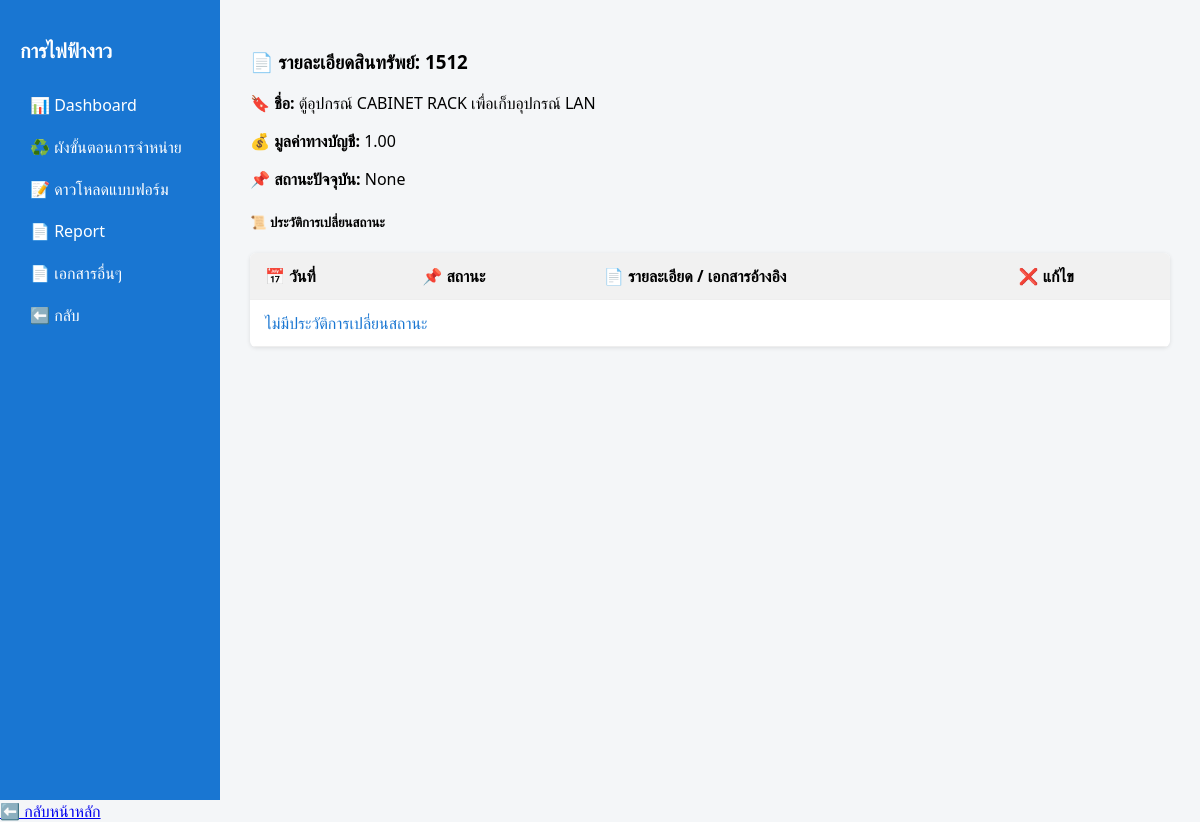
The page /asset/1512 on the database its author committed.
### tables this page shows
CREATE TABLE assets (
    id INTEGER PRIMARY KEY AUTOINCREMENT,
    asset_id TEXT,
    sub_number INTEGER,
    inventory_code TEXT,
    description TEXT,
    product_code TEXT,
    capitalized_date TEXT,
    acquisition_value REAL,
    accumulated_depreciation REAL,
    book_value REAL,
    asset_status TEXT,
    cost_center TEXT,
    image TEXT,
    disposal_status TEXT  -- ไม่มี DEFAULT = จะได้ค่า NULL ถ้าไม่ใส่
);

### main.py (the view)
@app.get("/asset/{id}", response_class=HTMLResponse)
def asset_detail(request: Request, id: int,cost_center:str="",disposal_status:str="" ,asset_status:str=""):
    conn = sqlite3.connect(DB_PATH)
    conn.row_factory = sqlite3.Row
    cursor = conn.cursor()
    cursor.execute("SELECT * FROM assets WHERE id = ?", (id,))
    asset = cursor.fetchone()
    cursor.execute("""
        SELECT id,status_code, status_description, ref_document, changed_at,asset_id
        FROM disposal_status_log
        WHERE asset_id = ?
        ORDER BY changed_at
    """, (id,))
    logs =  cursor.fetchall()
    return templates.TemplateResponse("asset_detail.html", {
        "request": request,
        "cost_center":cost_center,
        "disposal_status": disposal_status,
        "asset_status":asset_status,
        "asset": asset,
        "logs": logs
    })

### templates/asset_detail.html (shortened to what this page needs)
<!DOCTYPE html>
<html lang="th">
<head>
</head>
<body>
  <div class="container">
    <div class="sidebar">
      <h2>การไฟฟ้างาว</h2>
        <a href="/main">📊 Dashboard</a>
        <a href="/process">♻️ ผังขั้นตอนการจำหน่าย</a>
        <a href="/download">📝 ดาวโหลดแบบฟอร์ม</a>
        <a href="/report">📄 Report</a>
        <a href="/other">📄 เอกสารอื่นๆ</a>
      <a href="/asset?disposal_status={{ disposal_status }}&cost_center={{ cost_center }}&asset_status={{ asset_status }}">⬅️
        กลับ</a>
    </div>
    <div class="content">
      <div class="card shadow-sm mb-4">
        <div class="card-body">
          <h3 class="card-title mb-3">📄 รายละเอียดสินทรัพย์: <span class="text-primary">{{ asset.id }}</span></h3>
          <p><b>🔖 ชื่อ:</b> {{ asset.description }}</p>
          <p><b>💰 มูลค่าทางบัญชี:</b> {{ "{:,.2f}".format(asset.book_value or 0) }}</p>
          <p><b>📌 สถานะปัจจุบัน:</b>
            <span class="badge bg-info text-dark">{{ asset.disposal_status }}</span>
          </p>
        </div>
      </div>
      <h5 class="mt-4">📜 ประวัติการเปลี่ยนสถานะ</h5>
      <table class="table table-hover table-bordered shadow-sm">
        <thead class="table-dark">
          <tr>
            <th>📅 วันที่</th>
            <th>📌 สถานะ</th>
            <th>📄 รายละเอียด / เอกสารอ้างอิง</th>
            <th>❌ แก้ไข</th>
          </tr>
        </thead>
       <tbody>
  {% for log in logs %}
  <form method="POST" action="/assets/{{ log['asset_id']}}/{{ log['id'] }}/edit-ref?cost_center={{ cost_center }}&disposal_status={{ disposal_status }}&asset_status={{ asset_status }}">
    <tr>
      <td>{{ log["changed_at"] }}</td>
      <td><span class="badge bg-primary">{{ log["status_description"] }}</span></td>
      <td>
        <input type="text" id="ref_{{ log['id'] }}" name="ref_document" value="{{ log['ref_document'] }}" class="form-control" required disabled>
      </td>
     <td>
  <button type="button" class="btn btn-success" onclick="document.getElementById('ref_{{ log['id'] }}').disabled = false;">
    ✍️ แก้ไข
  </button>
  <button type="submit" class="btn btn-primary">
    💾 บันทึก
  </button>
</td>
    </tr>
  </form>
  {% else %}
  <tr>
    <td colspan="4" class="text-center text-muted">ไม่มีประวัติการเปลี่ยนสถานะ</td>
  </tr>
  {% endfor %}
</tbody>
      </table>
    </div>
  </div>
</body>
</html>
<a href="/assets?disposal_status={{ request.query_params.get('disposal_status') }}&cost_center={{request.query_params.get('cost_center')}}&asset_status={{request.query_params.get('asset_status')}}'" class="btn btn-outline-secondary mt-4">⬅️ กลับหน้าหลัก</a>
</html>

### templates/asset_detail.html (style rules this page uses)
* { box-sizing: border-box; }
body { margin: 0; font-family: "Segoe UI", sans-serif; background-color: #f4f6f8; }
.container { display: flex; height: 100vh; }
.sidebar { width: 220px; background-color: #1976d2; color: white; padding: 20px; }
.sidebar h2 { font-size: 20px; margin-bottom: 20px; }
.sidebar a { display: block; color: white; padding: 10px; text-decoration: none; border-radius: 6px; transition: background 0.2s; }
.content { flex: 1; padding: 30px; overflow-y: auto; }
table { width: 100%; border-collapse: collapse; background-color: white; box-shadow: 0 1px 4px rgba(0, 0, 0, 0.1); border-radius: 6px; overflow: hidden; }
th, td { padding: 12px 15px; border-bottom: 1px solid #eee; text-align: left; }
th { background-color: #f1f1f1; font-weight: bold; }
td:first-child { cursor: pointer; color: #1976d2; }

### rows shown on the page
assets: id "1512", description "ตู้อุปกรณ์ CABINET RACK เพื่อเก็บอุปกรณ์ LAN", book_value "1.00"

### other values the page prints
{{ asset.disposal_status }} "None"
